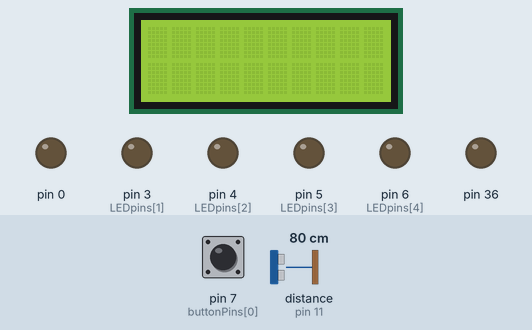
Simulated run of this sketch. Board: Arduino Mega 2560, built with avr-gcc and run on an emulated ATmega2560. On the bench: 10×2 character LCD, output pins drawn as LEDs (lit = HIGH). Wiring (inferred from the names in the program): ultrasonic range finder: trigger pin 10; echo pin 11. Dashed ring = blinking. Inputs (shaded band) come from the test bench; at power-on: pin 7 (buttonPins[0]) LOW, distance to the obstacle (sensor on pin 11) 80 cm. The echo pulse lasts 58.3 µs per cm; pins used as bus, display or sensor lines are not drawn.

Above: at 1.2 s.
1.3 s: pin 7 (buttonPins[0]) pulled HIGH for 0.15 s
2.0 s: distance to the obstacle (sensor on pin 11) set to 2 cm
At 4.6 s:
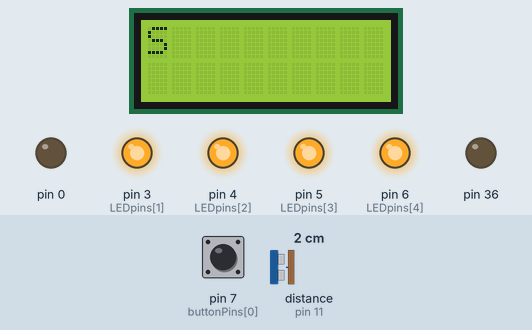
5.0 s: distance to the obstacle (sensor on pin 11) set to 18 cm
At 7.81 s:
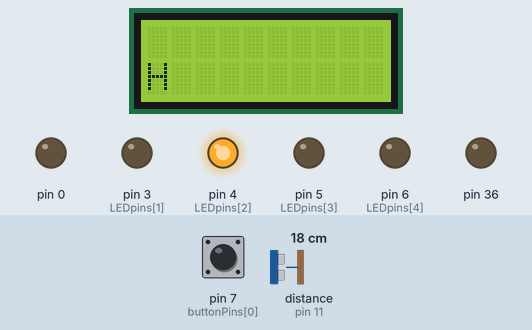
8.0 s: distance to the obstacle (sensor on pin 11) set to 4 cm
At 9.81 s:
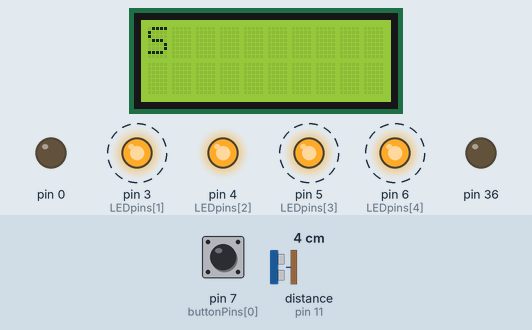
11.0 s: distance to the obstacle (sensor on pin 11) set to 35 cm
At 13.63 s:
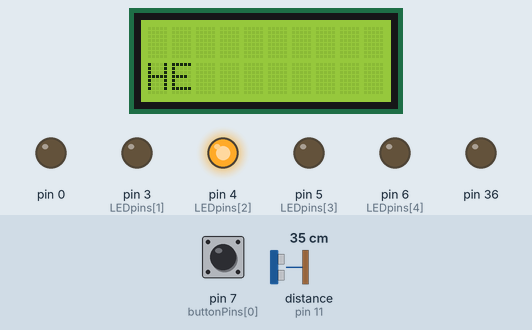
14.0 s: distance to the obstacle (sensor on pin 11) set to 9 cm
At 19.33 s:
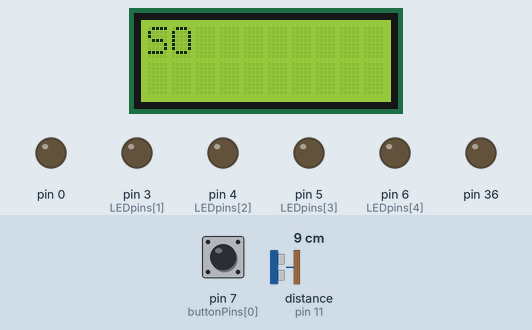
Timing chart, 0 to 21.0 s (numbered marks = the images above; inputs shaded):
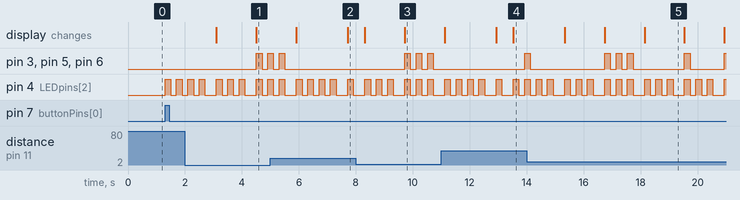

The sketch:

Hello_World.ino
```cpp
// SOCIALLY ANXIOUS DEPRESSED HELLO WORLD
#include <LiquidCrystal.h>

// Declare the pins needed for the lcd screen
LiquidCrystal lcd(22, 23, 35, 34, 33, 32);

// Declare the LED pins
int LEDpins[] = {2, 3, 4, 5, 6};

// Declare the pin used for the trig portion of the UT sensor
const int trigPin = 10;
// Declare the pin used for the echo portion of the UT sensor
const int echoPin = 11;

// Declare the pins that contain buttons
int buttonPins[] = {7};

// Global variable to save whether the system has been 'turned on' or not
bool toggledOn = false;

// Morse Code letters for A - Z
char* morseletters[] = {
".-", "-...", "-.-.", "-..", ".", "..-.", "--.", "....", "..", // A-I
".---", "-.-", ".-..", "--", "-.", "---", ".--.", "--.-", ".-.", // J-R
"...", "-", "..-", "...-", ".--", "-..-", "-.--", "--.." // S-Z
};

// Sentence to be translated to morse code and printed to the lcd
char morseCodeSentence[] = {
  'H', 'E', 'L', 'L', 'O', ' ', 'W', 'O', 'R', 'L', 'D', '!', ' ', 'I', ' ', 'A', 'M', ' ', 'G', 'A', 'R', 'Y', ' ', 'T', 'H', 'E', ' ',
  'F', 'R', 'I', 'E', 'N', 'D', 'L', 'Y', ' ', 'R', 'O', 'B', 'O', 'T', ' ', 'A', 'N', 'D', ' ', 'I', ' ', 'C', 'O', 'M', 'E', ' ', 'I', 'N', ' ',
  'P', 'E', 'A', 'C', 'E', '!'
};

// Hidden sentence to be translated to morse code and printed to the lcd if the UT sensor works
char evilMorseCodeSentence[] = {
  'S', 'O', 'S', ' ', 'D', 'O', ' ', 'N', 'O', 'T', ' ', 'C', 'O', 'M', 'E', ' ', 'C', 'L' ,'O', 'S', 'E', 'R', '!' , ' ', 'G', 'A', 'R', 'Y', ' ', 'D', 'O', 'E', 'S', ' ', 'N', 'O', 'T', ' ',
  'L', 'I', 'K', 'E', ' ', 'T', 'O', ' ', 'B', 'E', ' ', 'T', 'O', 'O', ' ', 'C', 'L', 'O', 'S', 'E', ' ', 'T', 'O', ' ', 'F', 'L', 'E', 'S', 'H', 'B', 'A', 'G', 'S'
};

// Variable to save the current line that is being printed to
int currentLCDLine = 0;

// current position in the sentences being printed/translated
int morseCounter = 0;
int evilMorseCounter = 0;

void setup() {
  // Initialize the LED pins
  for (int i = 0; i < sizeof(LEDpins); i++) {
    pinMode(LEDpins[i], OUTPUT);
  }

  // Initialize the button pins
  for (int i = 0; i < sizeof(buttonPins); i++) {
    pinMode(buttonPins[i], INPUT);
  }

  // Initialize the pins for the UT sensor
  pinMode(trigPin, OUTPUT);
  pinMode(echoPin, INPUT);

  // Initialize the lcd screen
  lcd.begin(10, 2);
  lcd.setCursor(0, 1);
}

void loop() {
  digitalWrite(trigPin, LOW); // clear Trig
  delayMicroseconds(2);

  //Take a UT Sample:
  digitalWrite(trigPin, HIGH);
  delayMicroseconds(10);
  digitalWrite(trigPin, LOW);

  long duration = pulseIn(echoPin, HIGH);
  int distance = (duration * 0.034) / 2;

  int toggleOn = digitalRead(7);

  // If the morse code has been finished, restart
  if (morseCounter == sizeof(morseCodeSentence)) {
    delay(2000);
    morseCounter = 0;
    lcd.clear();
  }

  // If the hidden morse code has been finished, restart
  if (evilMorseCounter == sizeof(evilMorseCodeSentence)) {
    delay(2000);
    evilMorseCounter = 0;
    lcd.clear();
  }

  // If the button has been pressed
  if (toggleOn == HIGH) {
    // If the system is already 'on', turn it off
    if (toggledOn) {
      toggledOn = false;
      morseCounter = 0;
      delay (1000);
    } else { // else turn it on
      toggledOn = true;
    }
  }

  // If the system is 'On'
  if (toggledOn){
    // If the UT sensor distance value is greater than 10 ( ~10 cm)
    if (distance > 10) {
      // IF the hidden morse code was previously being printed, reset the screen and morseCounter
      if (evilMorseCounter > 0) {
        lcd.clear();
        evilMorseCounter = 0;
      }
      // Get the current morseCounter letter (Char - Ascii difference)
      int letter = morseCodeSentence[morseCounter] - 65;
      // If the letter value is greater than zero (pertains to a real morse value)
      if (letter > 0) {
        // Grab the morse value of the current letter
        char* morseLetter = morseletters[letter];
        // Iterate through the char* of morseLetter
        for (int j = 0; j < strlen(morseletters[letter]); j++) {
          // If the current value is a dash, turn on all LEDS
          if (morseLetter[j] == '-') {
            LEDDash();
            delay(200);
            allLEDOff();
            delay(200);
          } else { // IF the current value is a dot, turn on only the middle LED
            LEDDot();
            delay(200);
            allLEDOff();
            delay(200);
          }
        }
        allLEDOff();
        delay(200);
      }

      // If 16 character have been printed to the lcd
      if (morseCounter % 16 == 0) {
        // If the lcd is on the bottom line, clear the screen, start at the top
        if (currentLCDLine == 1) {
          currentLCDLine = 0;
          lcd.clear();
          lcd.setCursor(0, 0);
        } else { // else go to the next line
          currentLCDLine = 1;
          lcd.setCursor(0, 1);
        }
      }
      // Print the letter to the lcd
      lcd.print(morseCodeSentence[morseCounter]);
      // Increment the counter
      morseCounter++;
    } else { // If the distance is less than 10
      // If the regular morse was previously being displayed, reset
      if (morseCounter > 0) {
        lcd.clear();
        morseCounter = 0;
      }

      // Get the current evilMorseCodeLetter
      int letter = evilMorseCodeSentence[evilMorseCounter] - 65;
      // If the letter is a valid morse value
      if (letter > 0) {
        // Translate and show proper LEDS
        char* morseLetter = morseletters[letter];
        for (int j = 0; j < strlen(morseletters[letter]); j++) {
          if (morseLetter[j] == '-') {
            LEDDash();
            delay(200);
            allLEDOff();
            delay(200);
          } else {
            LEDDot();
            delay(200);
            allLEDOff();
            delay(200);
          }
        }
        allLEDOff();
        delay(200);
      }

      // Check to ensure printing is only done on screen
      if (evilMorseCounter % 16 == 0) {
        if (currentLCDLine == 1) {
          currentLCDLine = 0;
          lcd.clear();
          lcd.setCursor(0, 0);
        } else {
          currentLCDLine = 1;
          lcd.setCursor(0, 1);
        }
      }
      lcd.print(evilMorseCodeSentence[evilMorseCounter]);
      evilMorseCounter++;
    }
  }
}

// Function to turn on only middle LED
void LEDDot() {
  digitalWrite(2, LOW);
  digitalWrite(3, LOW);
  digitalWrite(4, HIGH);
  digitalWrite(5, LOW);
  digitalWrite(6, LOW);
}

// Function to turn off all LEDs
void allLEDOff() {
  digitalWrite(2, LOW);
  digitalWrite(3, LOW);
  digitalWrite(4, LOW);
  digitalWrite(5, LOW);
  digitalWrite(6, LOW);
}

// Function to turn on all LEDs
void LEDDash() {
  digitalWrite(2, HIGH);
  digitalWrite(3, HIGH);
  digitalWrite(4, HIGH);
  digitalWrite(5, HIGH);
  digitalWrite(6, HIGH);
}
```

Measured:
- after the input at 1.3 s, pin 4 (LEDpins[2]): alternates HIGH for 0.20 s and LOW for 0.20 s, starting at once
- after the input at 5.0 s, pin 3 (LEDpins[1]), pin 5 (LEDpins[3]), pin 6 (LEDpins[4]): goes on until 5.5 s, then stays LOW; the display: first differs from a run without the input after 0.91 s (image 2 shows a later state)
- after the input at 8.0 s, pin 3 (LEDpins[1]), pin 5 (LEDpins[3]), pin 6 (LEDpins[4]): alternates HIGH for 0.20 s and LOW for 0.20 s, starting after 1.7 s; the display: first differs from a run without the input after 0.32 s (image 3 shows a later state)
- after the input at 11.0 s, the display: first differs from a run without the input after 0.12 s (image 4 shows a later state)
- after the input at 14.0 s, the display: first differs from a run without the input after 1.3 s (image 5 shows a later state)
- what the display in image 5 shows lasts 1.4 s, from 18.1 s to 19.5 s
